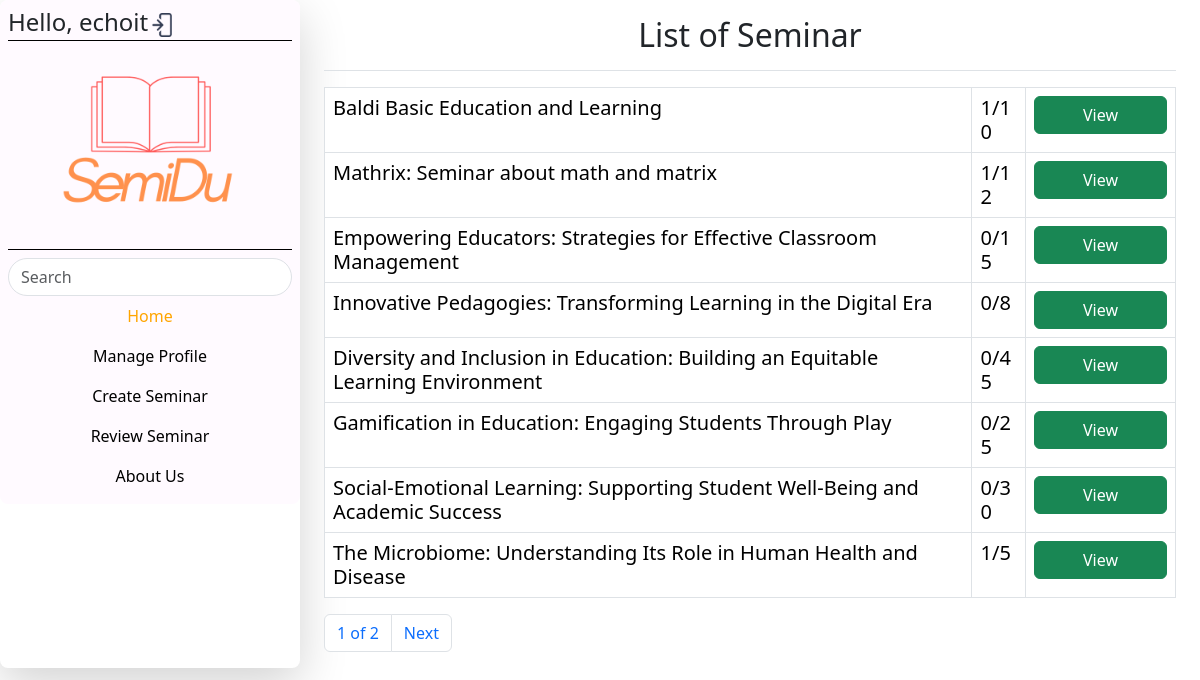
/ (signed in), run on the app's committed database.
### semidu/models.py (models this page shows)
class seminar(models.Model):
    seminar_name = models.CharField(max_length=225, null=True)
    seminar_purpose = models.CharField(max_length=225, null=True)
    amount_peoples = models.IntegerField(null=True)
    joined_user = models.IntegerField(default=0, blank=True)
    seminar_contact = models.CharField(max_length=225, null=True)
    seminar_req = models.CharField(max_length=225, null=True)
    semiUser = models.ForeignKey(User, null=True, on_delete= models.SET_NULL)

### semidu/views.py (the view)
# urls.py: path('', views.dash, name = 'dashboard'),
@login_required(login_url="/landPage") #If not login, return to land page
def dash(request):
    dashSeminar = seminar.objects.all().exclude(semiUser = request.user.id)
    if request.GET.get('searchs', None):
        searchs = request.GET['searchs']
        dashSeminar = dashSeminar.filter(seminar_name__icontains=searchs)
    pager = Paginator(dashSeminar, 8)
    cPage = request.GET.get('page')
    seminars = pager.get_page(cPage)
    context = {
        "object_list": seminars,
    }
    return render(request, "dashboard/dashboard.html", context)

### templates/dashboard/dashboard.html (shortened to what this page needs)
<!DOCTYPE html>
{% load static %}
<html lang="en">
<head>
    <link rel="stylesheet" href="{% static "css/textbut.css" %}">
    <link rel="stylesheet" href="{% static "css/dash.css" %}">
    {% load bootstrap5 %}
    {% bootstrap_css %}
</head>
<body>
  <div class="container-fluid">
    <div class="row">
      <nav class="col-3 sidebar shadow-lg rounded-3 p-0" style="width: 300px;">
        <div class="flex-column flex-shrink-0 p-2 rounded-3 sidebg" style="width: 300px;">
          <h4 class="border-black border-bottom">Hello, {{user.username}}<a href="/signOut"><img src="{% static 'img/so.png' %}" width="30" height="30"></a></h4>
          <a href="/" class="d-flex border-bottom border-black" >
            <img src="{% static 'img/SemiDu.png' %}" width="200" height="200" class="d-block mx-auto">
          </a>
          <ul class="nav flex-column mb-auto">
            <li>
              <form action="{% url "dashboard" %}" method="GET">
                <input class="form-control rounded-pill mt-2" type="search" placeholder="Search" name="searchs">
              </form>
            </li>
            <li class="nav-item">
              <a href="/" class="nav-link active text-center">
                Home
              </a>
            </li>
            <li>
              <a href="/manageprof" class="nav-link text-center text-black">
                Manage Profile
              </a>
            </li>
            <li>
              <a href="/manageseminar" class="nav-link text-center text-black">
                Create Seminar
              </a>
            </li>
            <li>
              <a href="/reviewDash" class="nav-link text-center text-black">
                Review Seminar
              </a>
            </li>
            <li>
              <a href="#Coming Soon" class="nav-link text-center text-black">
                About Us
              </a>
            </li>
          </ul>
        </div>
      </nav>
      <main class="col-md-9 px-md-4">
        <div class="pt-md-3 pb-md-2 mb-md-3 border-bottom">
          <h2 class="tcenter">List of Seminar</h2>
        </div>
        <div class="table-responsive-md rounded-2">
          <table class="table table-bordered bg-light">
            <tbody>
              {% for instance in object_list %}
              <tr>
                <td class="h5 text-break">{{instance.seminar_name}}</td>
                <td class="h5 text-break">{{instance.joined_user}}/{{instance.amount_peoples}}</td>
                <td class="text-center"><button class="btn btn-success px-5">
                  <a href="{% url 'pInfoSeminar' instance.id %}" class="text-decoration-none text-white">View</a></button>
                </td>
              </tr>
              {% endfor %}
            </tbody>
          </table>
          <nav aria-label="Page navigation">
            <ul class="pagination">
              <li class="page-item"><a class="page-link" href="#">{{object_list.number}} of {{object_list.paginator.num_pages}}</a></li>
              {%if object_list.has_next%}
              <li class="page-item"><a class="page-link" href="?page={{object_list.next_page_number}}">Next</a></li>
              {%endif%}
            </ul>
          </nav>
        </div>
      </main>
    </div>
  </div>
</body>
</html>

### static/css/dash.css (style rules this page uses)
.nav-item .nav-link.active { color: orange; }
.sidebg { background-color: rgb(255, 250, 255); }
.tcenter { text-align: center; }

### data on the page
seminar: seminar_name "Baldi Basic Education and Learning", joined_user "1", amount_peoples "10"
seminar: seminar_name "Mathrix: Seminar about math and matrix", joined_user "1", amount_peoples "12"
seminar: seminar_name "Empowering Educators: Strategies for Effective Classroom Management", joined_user "0", amount_peoples "15"
seminar: seminar_name "Innovative Pedagogies: Transforming Learning in the Digital Era", joined_user "0", amount_peoples "8"
seminar: seminar_name "Diversity and Inclusion in Education: Building an Equitable Learning Environment", joined_user "0", amount_peoples "45"
seminar: seminar_name "Gamification in Education: Engaging Students Through Play", joined_user "0", amount_peoples "25"
seminar: seminar_name "Social-Emotional Learning: Supporting Student Well-Being and Academic Success", joined_user "0", amount_peoples "30"
seminar: seminar_name "The Microbiome: Understanding Its Role in Human Health and Disease", joined_user "1", amount_peoples "5"

### other printed values
{{ user.username }} "echoit"
{{ object_list.number }} "1"
{{ object_list.paginator.num_pages }} "2"
